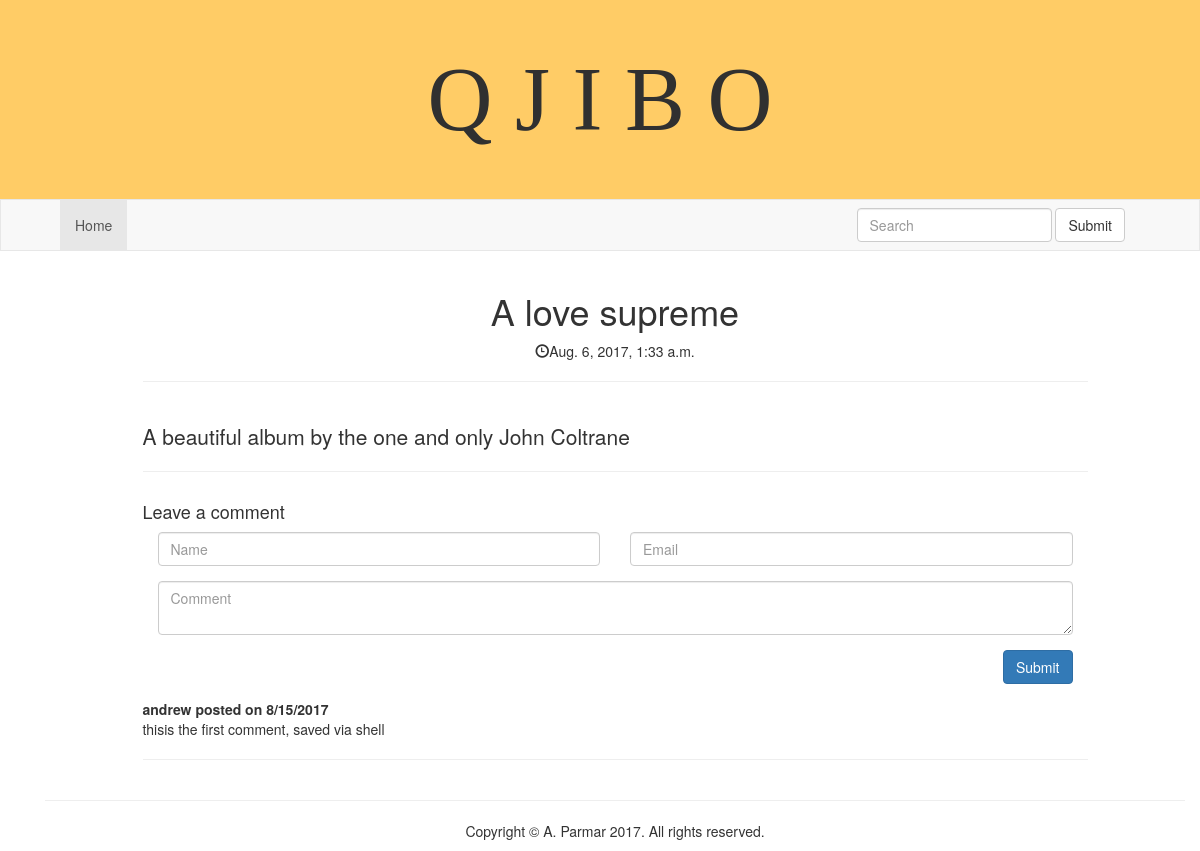
The app's page /post/1/ with its own data.
### blogengine/models.py (models this page shows, shortened)
class Post(models.Model):
	title = models.CharField(max_length=200)
	pub_date = models.DateTimeField()
	text = models.TextField()

class Comment(models.Model):
	post = models.ForeignKey(Post, on_delete=models.CASCADE)
	name = models.CharField(max_length=50)
	email = models.CharField(max_length=50)
	comment_text = models.TextField()
	pub_date = models.DateTimeField()

### blogengine/views.py (the view, shortened to what this page needs)
# urls.py: url(r'^post/(?P<post_id>[0-9]+)/$', views.post_detail, name='post_detail'),
def post_detail(request, post_id):
	post = get_object_or_404(Post, pk=post_id)
	comments = Comment.objects.filter(post = post_id)
	return render(request, 'blogengine/detail_post.html', {'post': post, 'comments':comments})

### blogengine/templates/blogengine/detail_post.html (shortened to what this page needs)
{% extends "blogengine/includes/base.html" %}
{% block content %}
<div id="body" class="container">
	<div class="row">
		<div class="col-md-1"></div>
		<div class="col-md-10">
			<h1 class="text-center" >{{ post.title }}</h1>
			<div class="row text-center">
				<div class="col-sm-6 col-md-12">
					<span class="">
						<span class="glyphicon glyphicon-time"></span>{{ post.pub_date }}
					</span>
				</div>
			</div>
			<hr>
			<br>
			<p class="lead">{{ post.text }}</p>
			<hr>
		</div>
		<div class="col-md-1"></div>
	</div>
	<div class="row">
		<div class="col-md-1"></div>
		<div class="col-md-10">
		    <h4>Leave a comment</h4>
			    <form action="{% url 'blogengine:post_detail' post.id %}" role="form" class="clearfix" method="post">
			        <div class="col-md-6 form-group">
			            <input type="text" class="form-control" id="name" placeholder="Name" name="name" required/>
			        </div>
			        <div class="col-md-6 form-group">
			            <input type="email" class="form-control" id="email" placeholder="Email" name="email" required/>
			        </div>
			        <div class="col-md-12 form-group">
			            <textarea class="form-control" id="comment" placeholder="Comment" name="comment" required/></textarea>
			        </div>
			        <div class="col-md-12 form-group text-right">
			            <button type="submit" class="btn btn-primary">Submit</button>
			        </div>
			    </form>
			</div>
		<div class="col-md-1"></div>
	</div>
	{% for comment in comments%}
		<div class="row">
			<div class="col-md-1"></div>
			<div class="col-md-10">
			<div class=username style="font-weight: bold;">{{comment.name}} posted on {{comment.pub_date.month}}/{{comment.pub_date.day}}/{{comment.pub_date.year}}</div>
			<div>{{comment.comment_text}}</div>
			<hr>
			</div>
			<div class="col-md-1"></div>
		</div>
	{% endfor %}
</div>
{% endblock %}

### records on screen
Post: title "A love supreme", pub_date "Aug. 6, 2017, 1:33 a.m.", text "A beautiful album by the one and only John Coltrane"
Comment: name "andrew", pub_date.month "8", pub_date.day "15", pub_date.year "2017", comment_text "thisis the first comment, saved via shell"
